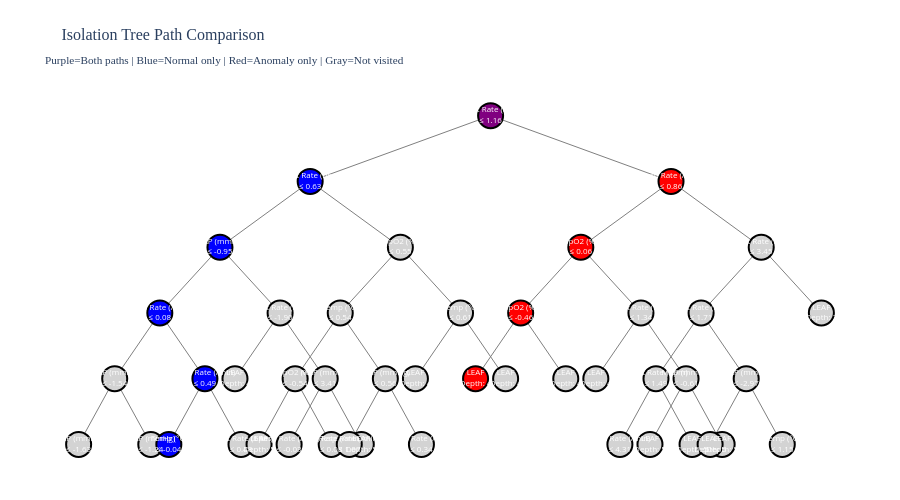

The cell this chart's notebook holds for it:
### Markdown cell above
### Interactive Tree Diagram

Now let's visualize the tree structure with an interactive Plotly diagram showing color-coded paths.

### Code cell
# Create an interactive tree visualization using Plotly
def create_tree_visualization(tree, normal_sample, anomaly_sample, max_depth=6):
    """Create an interactive tree diagram showing paths for normal and anomaly samples."""
    from sklearn.tree import _tree
    import plotly.graph_objects as go
    
    # Data structures for the tree
    nodes_x = []
    nodes_y = []
    nodes_text = []
    nodes_color = []
    
    edges_x = []
    edges_y = []
    
    # Track which nodes are on each path
    normal_path_nodes = set()
    anomaly_path_nodes = set()
    
    def get_path_nodes(sample, node=0, path_set=None):
        """Get all nodes in the path for a sample."""
        if path_set is None:
            path_set = set()
        
        path_set.add(node)
        feature = tree.tree_.feature
        threshold = tree.tree_.threshold
        
        if feature[node] == _tree.TREE_UNDEFINED:  # Leaf
            return path_set
        
        if sample[feature[node]] <= threshold[node]:
            return get_path_nodes(sample, tree.tree_.children_left[node], path_set)
        else:
            return get_path_nodes(sample, tree.tree_.children_right[node], path_set)
    
    # Get path nodes
    normal_path_nodes = get_path_nodes(normal_sample)
    anomaly_path_nodes = get_path_nodes(anomaly_sample)
    
    def add_nodes(node=0, x=0, y=0, layer=0, x_offset=4):
        """Recursively add nodes to the visualization."""
        if layer > max_depth:
            return
        
        feature = tree.tree_.feature
        threshold = tree.tree_.threshold
        
        # Determine node color based on which path it's on
        if node in normal_path_nodes and node in anomaly_path_nodes:
            color = 'purple'  # Both paths
        elif node in normal_path_nodes:
            color = 'blue'  # Normal path only
        elif node in anomaly_path_nodes:
            color = 'red'  # Anomaly path only
        else:
            color = 'lightgray'  # Not on either path
        
        # Create node label
        if feature[node] == _tree.TREE_UNDEFINED:  # Leaf
            label = f"LEAF<br>Depth: {layer}"
        else:
            feat_name = feature_names[feature[node]]
            label = f"{feat_name}<br>≤ {threshold[node]:.2f}"
        
        nodes_x.append(x)
        nodes_y.append(-y)
        nodes_text.append(label)
        nodes_color.append(color)
        
        # Add children
        if feature[node] != _tree.TREE_UNDEFINED and layer < max_depth:
            left_child = tree.tree_.children_left[node]
            right_child = tree.tree_.children_right[node]
            
            # Calculate positions for children
            left_x = x - x_offset / (layer + 1)
            right_x = x + x_offset / (layer + 1)
            child_y = y + 1
            
            # Add edges
            edges_x.extend([x, left_x, None, x, right_x, None])
            edges_y.extend([-y, -child_y, None, -y, -child_y, None])
            
            # Recurse
            add_nodes(left_child, left_x, child_y, layer + 1, x_offset)
            add_nodes(right_child, right_x, child_y, layer + 1, x_offset)
    
    # Build the tree
    add_nodes()
    
    # Create the plot
    fig = go.Figure()
    
    # Add edges
    fig.add_trace(go.Scatter(
        x=edges_x, y=edges_y,
        mode='lines',
        line=dict(color='gray', width=1),
        hoverinfo='none',
        showlegend=False
    ))
    
    # Add nodes
    fig.add_trace(go.Scatter(
        x=nodes_x, y=nodes_y,
        mode='markers+text',
        marker=dict(
            size=25,
            color=nodes_color,
            line=dict(color='black', width=2)
        ),
        text=nodes_text,
        textposition='middle center',
        textfont=dict(size=8, color='white'),
        hovertemplate='<b>%{text}</b><extra></extra>',
        showlegend=False
    ))
    
    # Update layout
    fig.update_layout(
        title=dict(
            text='🌲 Isolation Tree Path Comparison<br><sub>Purple=Both paths | Blue=Normal only | Red=Anomaly only | Gray=Not visited</sub>',
            font=dict(size=16, family='Arial Black')
        ),
        xaxis=dict(showgrid=False, zeroline=False, showticklabels=False),
        yaxis=dict(showgrid=False, zeroline=False, showticklabels=False),
        height=500,
        plot_bgcolor='white',
        margin=dict(l=20, r=20, t=80, b=20)
    )
    
    return fig

# Create and show the visualization
fig = create_tree_visualization(first_tree, X_scaled[normal_idx], X_scaled[anomaly_idx], max_depth=5)
fig.show()

print("\n" + "=" * 80)
print("TREE VISUALIZATION LEGEND")
print("=" * 80)
print("🟣 Purple nodes: Both samples pass through here")
print("🔵 Blue nodes:   Only the normal sample passes through here")
print("🔴 Red nodes:    Only the anomaly passes through here")
print("⚪ Gray nodes:   Neither sample visits these nodes")
print("=" * 80)

### Figure 1 — Plotly figure (JSON) as saved in the notebook; plotly's stock layout.template omitted (floating-point values rounded to 4 significant figures; data arrays with more than 128 entries replaced by an {"elided": "..."} marker saying what was removed)
{"data": [{"hoverinfo": "none", "line": {"color": "gray", "width": 1}, "mode": "lines", "showlegend": false, "type": "scatter", "x": {"elided": "132 float values"}, "y": {"elided": "132 int values"}}, {"hovertemplate": "<b>%{text}</b><extra></extra>", "marker": {"color": ["purple", "blue", "blue", "blue", "lightgray", "lightgray", "lightgray", "blue", "blue", "lightgray", "lightgray", "lightgray", "lightgray", "lightgray", "lightgray", "lightgray", "lightgray", "lightgray", "lightgray", "lightgray", "lightgray", "lightgray", "lightgray", "lightgray", "lightgray", "lightgray", "red", "red", "red", "red", "lightgray", "lightgray", "lightgray", "lightgray", "lightgray", "lightgray", "lightgray", "lightgray", "lightgray", "lightgray", "lightgray", "lightgray", "lightgray", "lightgray", "lightgray"], "line": {"color": "black", "width": 2}, "size": 25}, "mode": "markers+text", "showlegend": false, "text": ["Heart Rate (bpm)<br>≤ 1.16", "Heart Rate (bpm)<br>≤ 0.63", "MAP (mmHg)<br>≤ -0.95", "Resp Rate (/min)<br>≤ 0.08", "MAP (mmHg)<br>≤ -1.54", "MAP (mmHg)<br>≤ -1.63", "MAP (mmHg)<br>≤ -1.24", "Resp Rate (/min)<br>≤ 0.49", "Temp (°C)<br>≤ -0.04", "Heart Rate (bpm)<br>≤ 0.48", "Heart Rate (bpm)<br>≤ -1.90", "LEAF<br>Depth: 4", "MAP (mmHg)<br>≤ 3.41", "Resp Rate (/min)<br>≤ -0.03", "LEAF<br>Depth: 5", "SpO2 (%)<br>≤ 0.55", "Temp (°C)<br>≤ 0.54", "SpO2 (%)<br>≤ -0.54", "LEAF<br>Depth: 5", "Resp Rate (/min)<br>≤ 0.08", "MAP (mmHg)<br>≤ 0.56", "Resp Rate (/min)<br>≤ 1.07", "Resp Rate (/min)<br>≤ 0.34", "Temp (°C)<br>≤ 0.61", "LEAF<br>Depth: 4", "LEAF<br>Depth: 4", "Resp Rate (/min)<br>≤ 0.86", "SpO2 (%)<br>≤ 0.06", "SpO2 (%)<br>≤ -0.46", "LEAF<br>Depth: 4", "LEAF<br>Depth: 4", "Heart Rate (bpm)<br>≤ 1.34", "LEAF<br>Depth: 4", "MAP (mmHg)<br>≤ -0.61", "LEAF<br>Depth: 5", "LEAF<br>Depth: 5", "Heart Rate (bpm)<br>≤ 3.45", "Heart Rate (bpm)<br>≤ 1.71", "Heart Rate (bpm)<br>≤ 1.49", "Resp Rate (/min)<br>≤ 4.31", "LEAF<br>Depth: 5", "MAP (mmHg)<br>≤ -2.97", "LEAF<br>Depth: 5", "Temp (°C)<br>≤ 1.15", "LEAF<br>Depth: 3"], "textfont": {"color": "white", "size": 8}, "textposition": "middle center", "type": "scatter", "x": [0, -4.0, -6.0, -7.333, -8.333, -9.133, -7.533, -6.333, -7.133, -5.533, -4.667, -5.667, -3.667, -4.467, -2.867, -2.0, -3.333, -4.333, -5.133, -3.533, -2.333, -3.133, -1.533, -0.6667, -1.667, 0.3333, 4.0, 2.0, 0.6667, -0.3333, 1.667, 3.333, 2.333, 4.333, 3.533, 5.133, 6.0, 4.667, 3.667, 2.867, 4.467, 5.667, 4.867, 6.467, 7.333], "y": [0, -1, -2, -3, -4, -5, -5, -4, -5, -5, -3, -4, -4, -5, -5, -2, -3, -4, -5, -5, -4, -5, -5, -3, -4, -4, -1, -2, -3, -4, -4, -3, -4, -4, -5, -5, -2, -3, -4, -5, -5, -4, -5, -5, -3]}], "layout": {"height": 500, "margin": {"b": 20, "l": 20, "r": 20, "t": 80}, "plot_bgcolor": "white", "title": {"font": {"family": "Arial Black", "size": 16}, "text": "🌲 Isolation Tree Path Comparison<br><sub>Purple=Both paths | Blue=Normal only | Red=Anomaly only | Gray=Not visited</sub>"}, "xaxis": {"showgrid": false, "showticklabels": false, "zeroline": false}, "yaxis": {"showgrid": false, "showticklabels": false, "zeroline": false}}}
